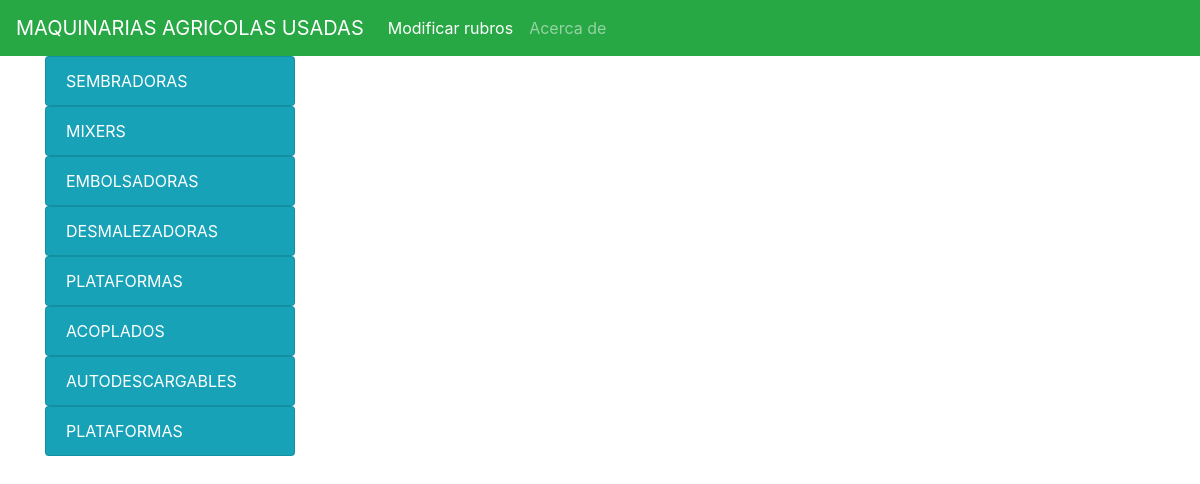
The app's page /modi-rubro with its own data.
### tables this page shows
CREATE TABLE `rubro` (
  `id` int(11) NOT NULL,
  `descripcion` varchar(100) NOT NULL
);

### app/controllers/tool.controller.php (called while the page is built, shortened)
<?php
include_once 'app/models/rubro.model.php';
include_once 'app/views/tool.view.php';
class ToolController {
    private $model1;
    private $view;
    function __construct() {
        $this->model1 = new RubroModel();
        $this->view = new ToolView();
    }
    function showRubros() {
        $rubros = $this->model1->getAll();
        $this->view->showRubros($rubros);
    }
}

### app/models/rubro.model.php (called while the page is built, shortened)
<?php
class RubroModel {
    private $db;
    function __construct() {
        $this->db = $this->connect();
    }
    private function connect() {
        $db = new PDO('mysql:host=localhost;'.'dbname=db_maqagricolas;charset=utf8', 'root', '');
        return $db;
    }
    function getAll() {
        $query = $this->db->prepare('SELECT * FROM rubro');
        $query->execute();
        $rubros = $query->fetchAll(PDO::FETCH_OBJ);
        return $rubros;
    }
}

### app/views/tool.view.php (the view, shortened to what this page needs)
<?php
class ToolView {
    function showRubros($rubros) {
        include 'templates/header.php';
        echo "<ul class='list-group '>";
        foreach($rubros as $rubro) {
            echo "<div id='list-example' class='list-group ' style='max-width: 250px'>
              <a class='list-group-item list-group-item-action text-white bg-info' href='filtrar/$rubro->id'> $rubro->descripcion</a>
              </div>";
        }
        include 'templates/footer.php';
    }
}

### records on screen
rubro: descripcion "SEMBRADORAS"
rubro: descripcion "MIXERS"
rubro: descripcion "EMBOLSADORAS"
rubro: descripcion "DESMALEZADORAS"
rubro: descripcion "PLATAFORMAS"
rubro: descripcion "ACOPLADOS"
rubro: descripcion "AUTODESCARGABLES"
rubro: descripcion "PLATAFORMAS"
